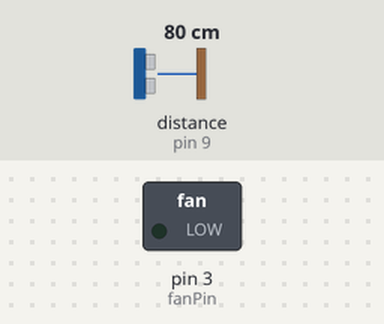
A sketch run on a simulated Arduino Uno, built with avr-gcc and run on an emulated ATmega328P. Shown: switched loads named in the sketch (green lamp = pin HIGH). Wiring (inferred from the names in the program): ultrasonic range finder: trigger pin 10; echo pin 9. Inputs (shaded band) come from the test bench; at power-on: distance to the obstacle (sensor on pin 9) 80 cm. The echo pulse lasts 58.3 µs per cm; pins used as bus, display or sensor lines are not drawn; what the sketch prints to the serial monitor is not drawn.

Above: at 0.4 s.
Timing chart, 0 to 1.9 s (numbered marks = the images above):
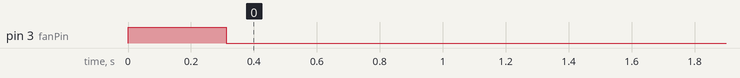

The sketch:

distance_to_fan.ino
```cpp
/*
  blow clothes using the fan when a person is detected within a certain distance up using the ultrasonic sensor
  ultrasonic distance calculation modified from:
  https://create.arduino.cc/projecthub/abdularbi17/ultrasonic-sensor-hc-sr04-with-arduino-tutorial-327ff6
  smoothing:
  https://www.youtube.com/watch?v=_yB-DDOFrhI
*/

/* PIN SET UP */
int fanPin = 3; // fan
int echoPin = 9; // ultrasonic echo
int trigPin = 10; // ultrasonic trigger

/* CONFIG VARIABLES */
int smoothing = 30; // for ultrasonic reads
int detectionRange = 100; // distance in CM
int fanTime = 20000; // how long the fan stays on once it has been triggered.

/* GLOBAL VARIABLES */
int distance; // for ultrasonic
int ultrasonicReadSpacing = 1; // how often to take reads from the distance sensor. 1000 = 1 second

void setup() {
  // put your setup code here, to run once:
  /* PIN SET UP */
  pinMode(fanPin, OUTPUT); // Sets fan pin as an OUTPUT
  digitalWrite(fanPin, HIGH); // turn fan off to start
  pinMode(trigPin, OUTPUT); // Sets the trigPin as an OUTPUT
  pinMode(echoPin, INPUT); // Sets the echoPin as an INPUT
  distance = getDist(smoothing);
  Serial.begin(9600);
}

void loop() {
   // we only get the distance once per ultrasonicRadSpacing.
  // this allows for easier expansion to a servo based implementation
  static unsigned long timer = millis();
  if (millis() - timer > ultrasonicReadSpacing) {
    timer = millis();
    distance = getDist(smoothing); // use the getDist function to get the distance
    Serial.println(distance);
    // if there is a person (or object) within range of the sensor, set the fan to be on
    // if the distance is less than 0 that indicates an out of range error
    if (distance > detectionRange || distance < 0) {
      digitalWrite(fanPin, HIGH); // this turns the fan off
      ultrasonicReadSpacing = 30; // continuously check distance so that the fan is responsive
    } else {
      digitalWrite(fanPin, LOW); // this turns the fan on
      ultrasonicReadSpacing = fanTime;  // keep the fan on for the fantime
    }
  }
}

// Function that takes a reading from the ultrasonic sensor
// Modified from this https://create.arduino.cc/projecthub/abdularbi17/ultrasonic-sensor-hc-sr04-with-arduino-tutorial-327ff6
int getDist(int smoothingFactor) {
  Serial.println("getting distance!");
  int d = 0;
  long duration; // for ultrasonic
  for (int i = 0; i < smoothingFactor; i++) {
    int tempD;
    // Clears the trigPin condition
    digitalWrite(trigPin, LOW);
    delayMicroseconds(2);
    // Sets the trigPin HIGH (ACTIVE) for 10 microseconds
    digitalWrite(trigPin, HIGH);
    delayMicroseconds(10);
    digitalWrite(trigPin, LOW);
    // Reads the echoPin, returns the sound wave travel time in microseconds
    duration = pulseIn(echoPin, HIGH);
    // Calculating the distance
    tempD = duration * 0.034 / 2;
    d = d + tempD; // Speed of sound wave divided by 2 (go and back)
  }
  return d / smoothingFactor;
}
```

Measured:
- by itself, pin 3 (fanPin): HIGH → LOW at 0.31 s
